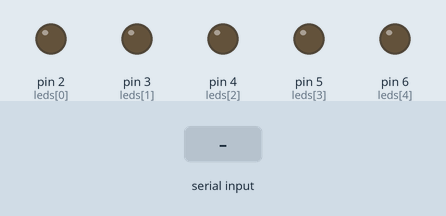
A sketch run on a simulated Arduino Uno, built with avr-gcc and run on an emulated ATmega328P. Parts: output pins drawn as LEDs (lit = HIGH). The test bench sets the inputs (shaded band). What the sketch prints to the serial monitor is not drawn.

Above: at 1.2 s.
1.3 s: "30,150\n" received over Serial
At 2.7 s:
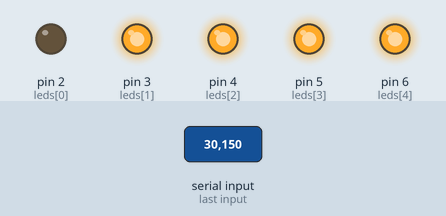
Timing chart, 0 to 5.8 s (numbered marks = the images above; inputs shaded):
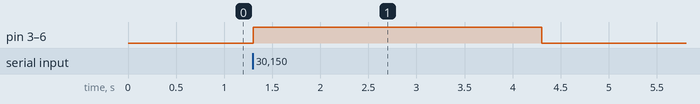

The sketch:

UbidiaJonathan_ComSerialBinario.ino
```cpp
/*
 * UNIVERSIDAD TECNICA DEL NORTE
 * SISTEMAS MICROPROCESADOS
 * UBIDIA JONATHAN
 * EJERCICIO DE REPASO
 * Realizar un programa que el número ingresado por comunicación serial se refleje en código binario hasta 8 bits con leds.
 * Ejemplo: número ingresado 5 -> sistema con leds 00000101
 */

int leds[] = {2, 3, 4, 5, 6};
float num;
int num2;

void setup() {
  Serial.begin(9600);
  for (int i = 0; i < 5; i++) {
    pinMode(leds[i], OUTPUT);
  }
}

void loop() {
  for (int i = 0; i < 5; i++) {
    digitalWrite(leds[i], LOW);
  }
  Serial.println("Ingrese el numero");
  while (Serial.available() == 0) {}
  num = Serial.parseFloat();

  if (int(num) == num) {
    if (num >= 0 && num <= 31) {
      num2 = int(num);
      for (int i = 0; i < 5; i++) {
        if (num2 % 2 == 1) {
          digitalWrite(leds[i], HIGH);
        }
        else {
          digitalWrite(leds[i], LOW);
        }
        num2 = num2 / 2;
      }
    }
    else {
      Serial.println("El numero ingresado no es valido");
    }
  }
  else {
    Serial.println("Error");
  }
  delay(3000);
}
```

Measured:
- after the input at 1.3 s, pin 3 (leds[1]), pin 4 (leds[2]), pin 5 (leds[3]), pin 6 (leds[4]): LOW → HIGH at once, → LOW 3.0 s later
